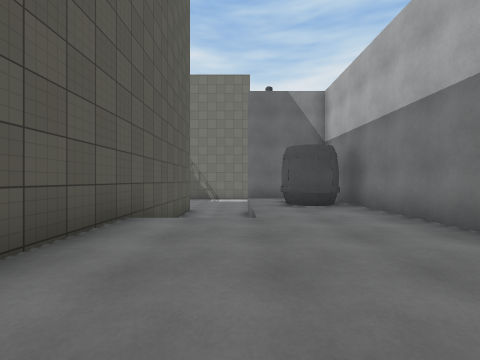
[1] (above)

12 first-person views from a walk through a scene from a Unity 3-D project. The camera is 1.2 m above the floor, looks level and sees 90° across. The floor is counted in squares, 2 m on a side. Each view is taken from the middle of a square. On the plan, view 1 faces up. The plan holds only what a view shows up to about 9 squares ahead; the rest is blank. The place goes on beyond the plan. Some surface patterns are stand-ins.

[2]
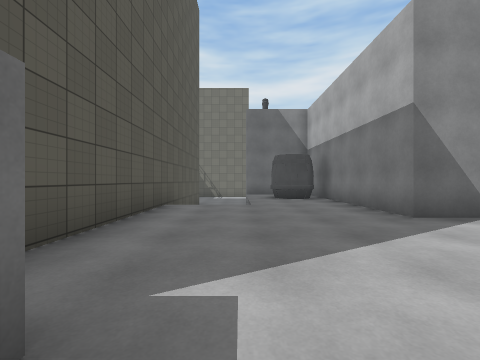

[3]
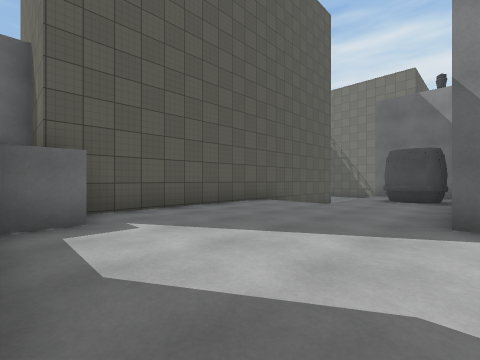

[4]
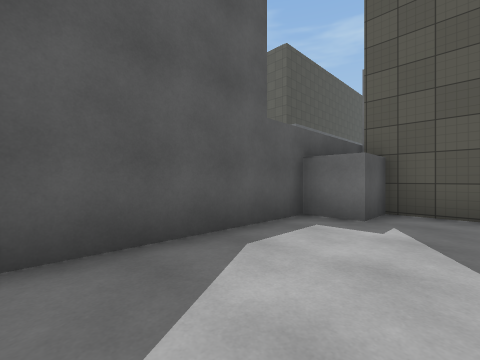

[5]
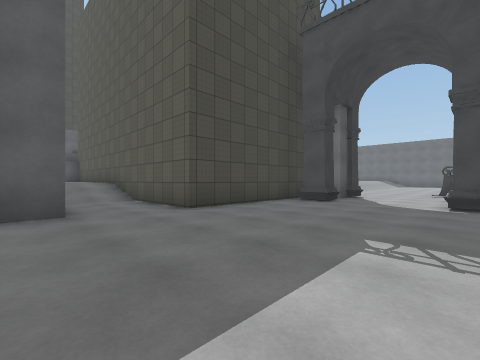

[6]
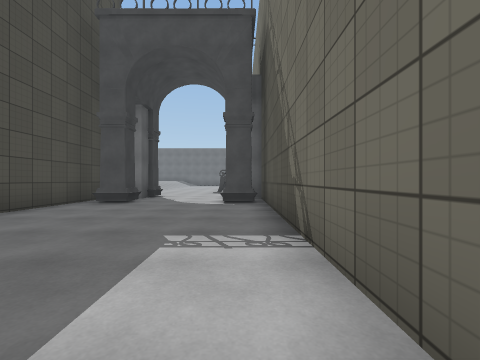

[7]
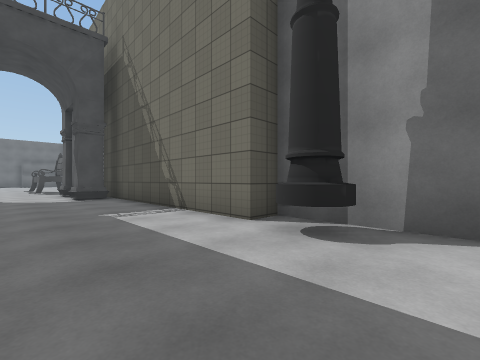

[8]
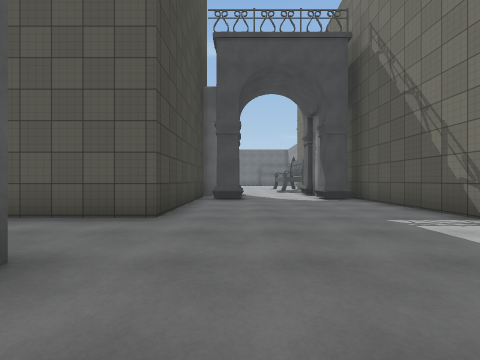

[9]
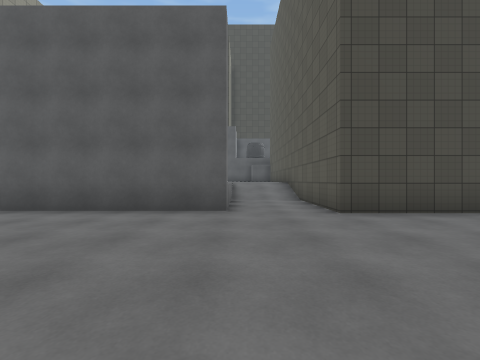

[10]
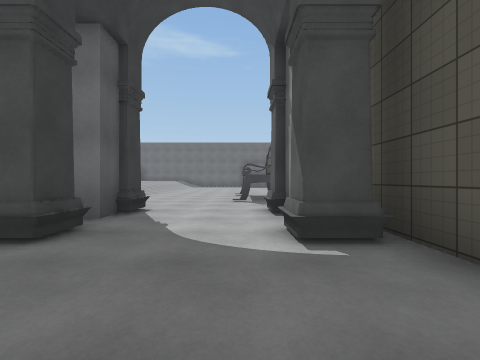

[11]
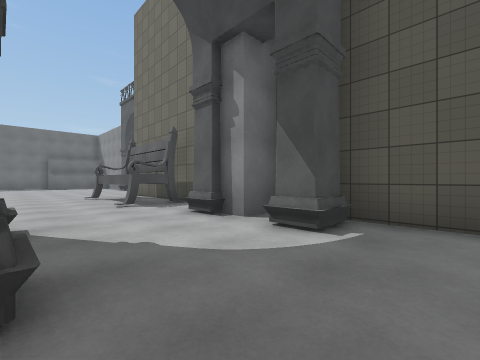

[12]
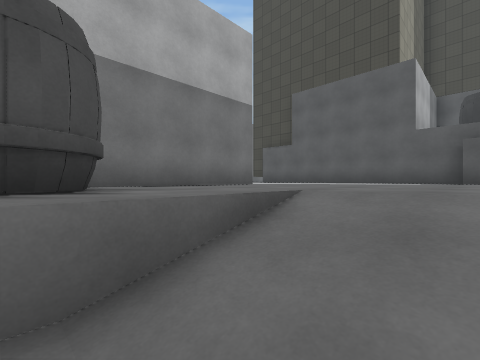

### Floor plan
Key: @ floor where view 1 was taken; # wall or solid block; . main floor; : floor 1 m higher than the main floor; / step, stairs or slope; v drop or lower ground; B barrel; E bench.
Columns run from 16 left of view 1 to 3 right of it. Each row starts with its distance up from view 1.
 15                 ####
 14    ####  ########.#.
 13   ..EEE.###.........
 12  ...E.E.............
 11 ....................
 10 ........###.........
  9     ...  #..........
  8          ######..###
  7               #..BB#
  6               #..BB#
  5               #//::#
  4               #//::#
  3               #::::#
  2               #::::#
  1               #:::::
  0               #:@:::
 -1             ###:::::
 -2             #v##/:::
 -3                  ###
 -4                  #
 -5               BB #

Positions as (right, up) in squares from view 1, and headings:
1: (0, 0), facing up
2: (0, -2), facing up
3: (3, -2), facing up-left
4: (3, 0), facing down-left
5: (1, 13), facing down-left
6: (1, 13), facing left
7: (3, 11), facing up-left
8: (2, 10), facing left
9: (0, 13), facing down
10: (-3, 12), facing left
11: (-4, 10), facing up-left
12: (-1, 6), facing down-right
